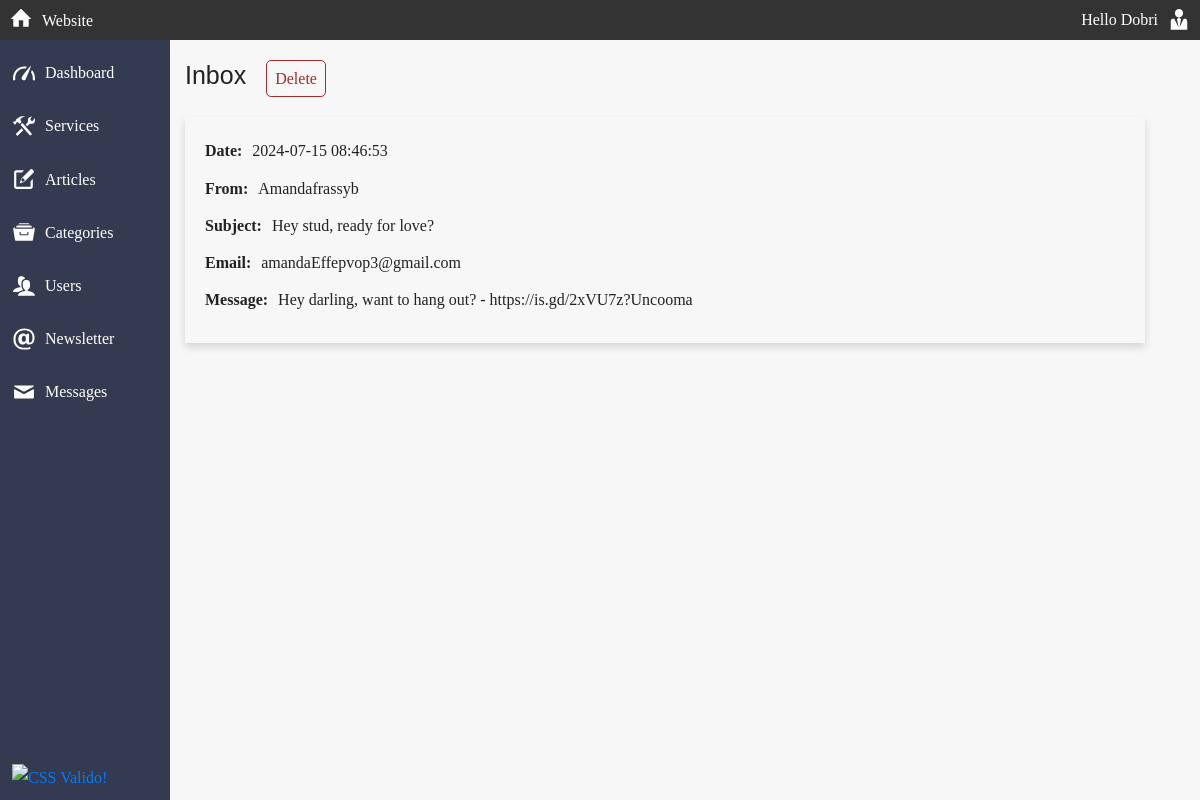
Screenshot of /cms_admin/read_message.php?id=4 (signed in) with the database file from the repository.
### tables this page shows
CREATE TABLE `messages` (
  `id` int(3) NOT NULL,
  `subject` varchar(64) NOT NULL,
  `name` varchar(64) NOT NULL,
  `email` varchar(128) NOT NULL,
  `message` text NOT NULL,
  `date` timestamp NULL DEFAULT NULL
);

### cms_admin/read_message.php (the view, shortened to what this page needs)
<?php
require "includes/admin_header.php";
$messageQuery = null;
if (isset($_GET["id"])) {
    $messageId = (int)$_GET["id"];
    if (!$messageId) {
        die("<h1 class='echo-errors'>No message found</h1>");
    } else {
        $messageSql = "SELECT * FROM messages WHERE id = $messageId";
        $messageQuery = mysqli_query($con_db, $messageSql);
    }
}
?>
<div class="container">
    <div class="admin-page">
        <div class="admin-page__box">
            <h1 class="admin-page__title">Inbox</h1>
            <?php if (isset($messageId)) : ?>
                <a href="javascript:void(0);" onclick="showDeleteModal(<?= $messageId ?>, 'read_message.php')" class="admin-page__crud-link">Delete</a>
            <?php endif; ?>
        </div>
    </div>
    <div class="inbox">
        <?php if ($messages = mysqli_fetch_assoc($messageQuery)) :
            $subject = $messages["subject"];
            $name = $messages["name"];
            $email = $messages["email"];
            $content = $messages["message"];
            $date = $messages["date"];
        ?>
            <div class="read-message">
                <span class="form-group__label">Date:</span>
                <p class="paragraph"><?= $date ?></p>
            </div>
            <div class="read-message">
                <span class="form-group__label">From:</span>
                <p class="paragraph"><?= $name ?></p>
            </div>
            <div class="read-message">
                <span class="form-group__label">Subject:</span>
                <p class="paragraph"><?= $subject ?></p>
            </div>
            <div class="read-message">
                <span class="form-group__label">Email:</span>
                <p class="paragraph"><?= $email ?></p>
            </div>
            <div class="read-message">
                <span class="form-group__label">Message:</span>
                <p class="paragraph"><?= $content ?></p>
            </div>
        <?php endif; ?>
    </div>
</div>
<?php
require "includes/admin_footer.php";
?>

### rows the page displays
messages: date "2024-07-15 08:46:53", name "Amandafrassyb", subject "Hey stud, ready for love?", email "amandaEffepvop3@gmail.com", message "Hey darling, want to hang out? - https://is.gd/2xVU7z?Uncooma"

### other values shown
$_SESSION["username"] "Dobri"
